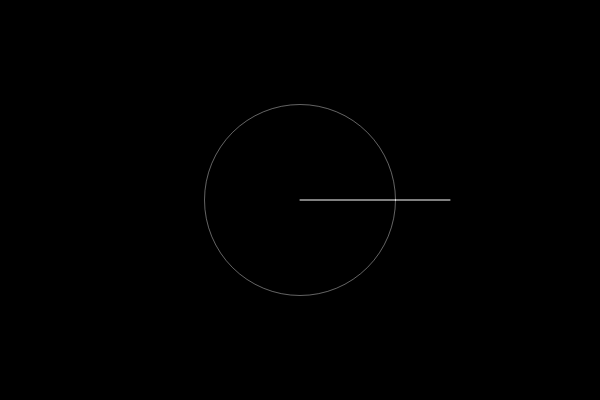
Frame 1 (no input)
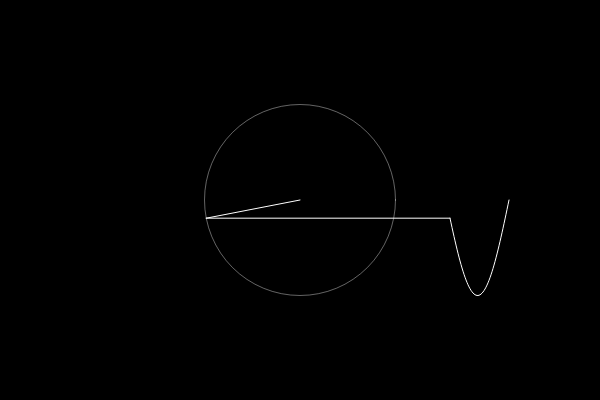
Frame 60 (no input)
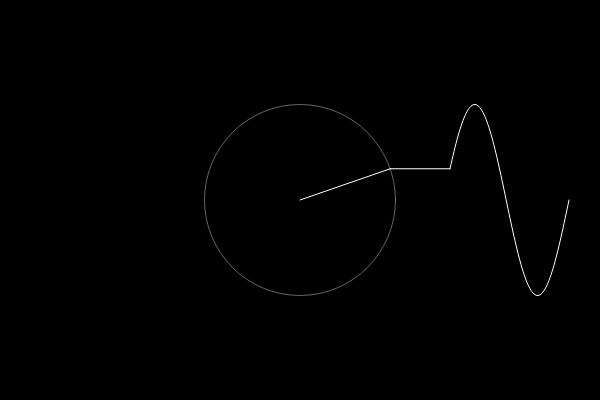
Frame 120 (the mouse pressed at the canvas centre since frame 60)

The p5.js sketch that drew these frames (run headless with seeded random() and noise() and a simulated clock; from frame 60 on, the mouse is pressed at the canvas centre):

// p5.js sketch
// ── sketch.js
let time = 0;
let wave = [];
let slider;

function setup() {
  createCanvas(600, 400);
  slider = createSlider(1, 10, 1);
}

function draw() {
  background(0);
  translate(width / 2, height / 2);

  let x = 0;
  let y = 0;
  for (i = 0; i < slider.value(); i++) {
    let prevx = x;
    let prevy = y;

    let n = i * 2 + 1;
    radius = 75 * (4 / (n * PI));

    noFill();
    stroke(255, 100);
    ellipse(prevx, prevy, radius * 2);
    x += radius * cos(n * time);
    y += radius * sin(n * time);

    fill(255);
    stroke(255);
    line(prevx, prevy, x, y);
    //ellipse(prevx, prevy, 8);
  }
  wave.unshift(y);
  translate(150, 0);
  line(0, wave[0], x - 150, y);
  beginShape();
  noFill();
  for (i = 0; i < wave.length; i++) {
    vertex(i, wave[i]);
  }

  if (wave.length > 200) {
    wave.pop();
  }

  endShape();

  time += 0.05;
}
